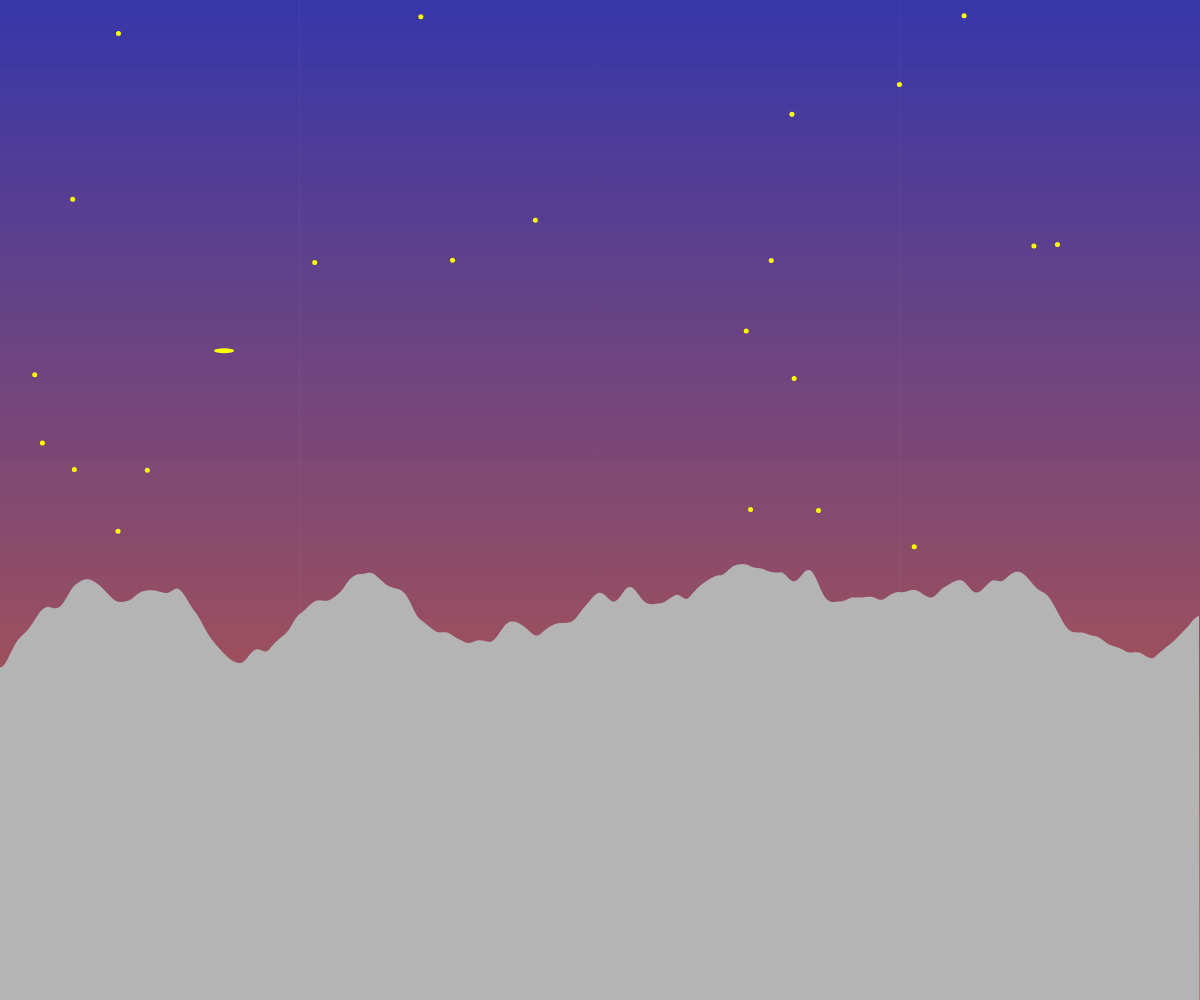
Frame 1 (no input)
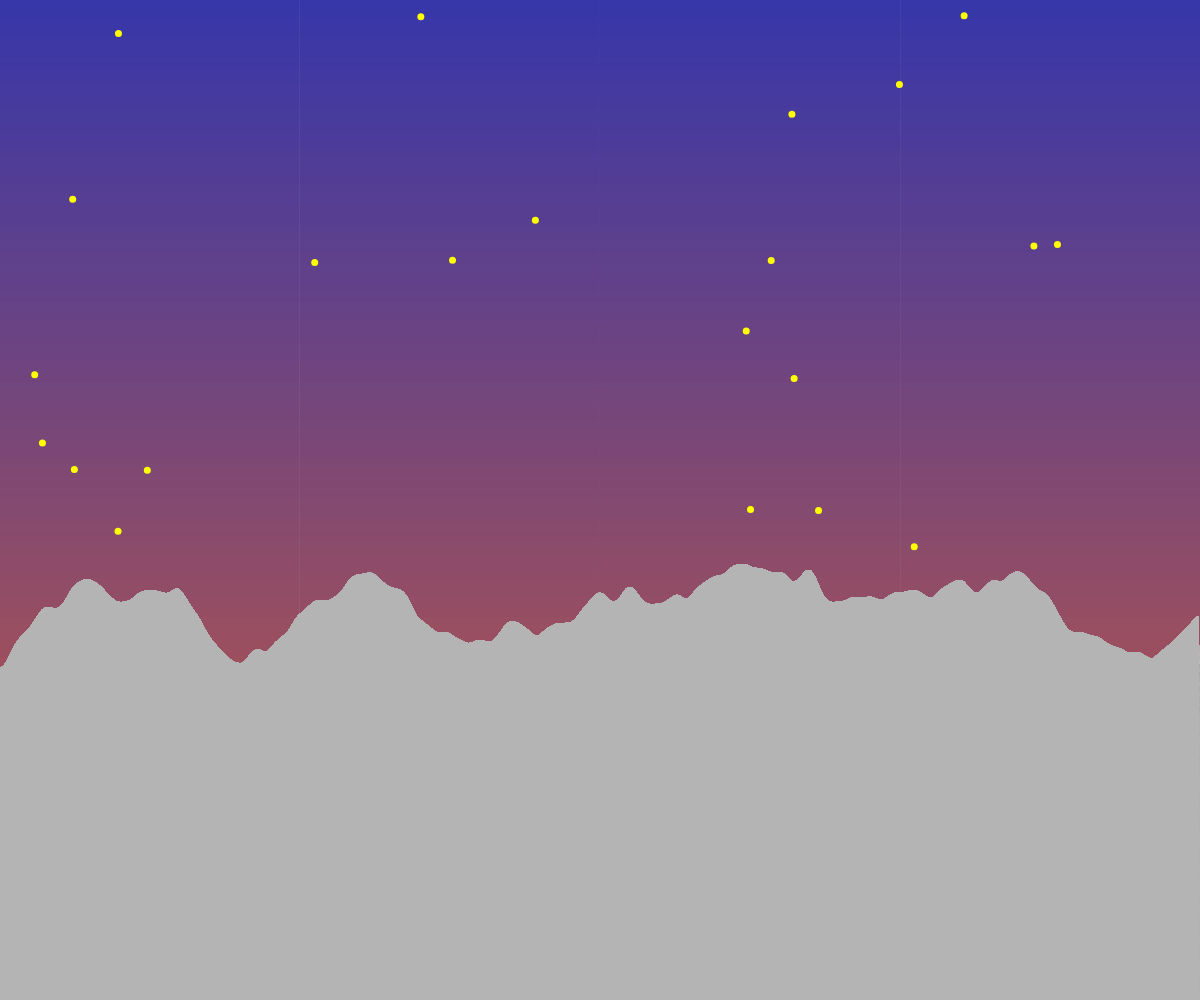
Frame 60 (no input)
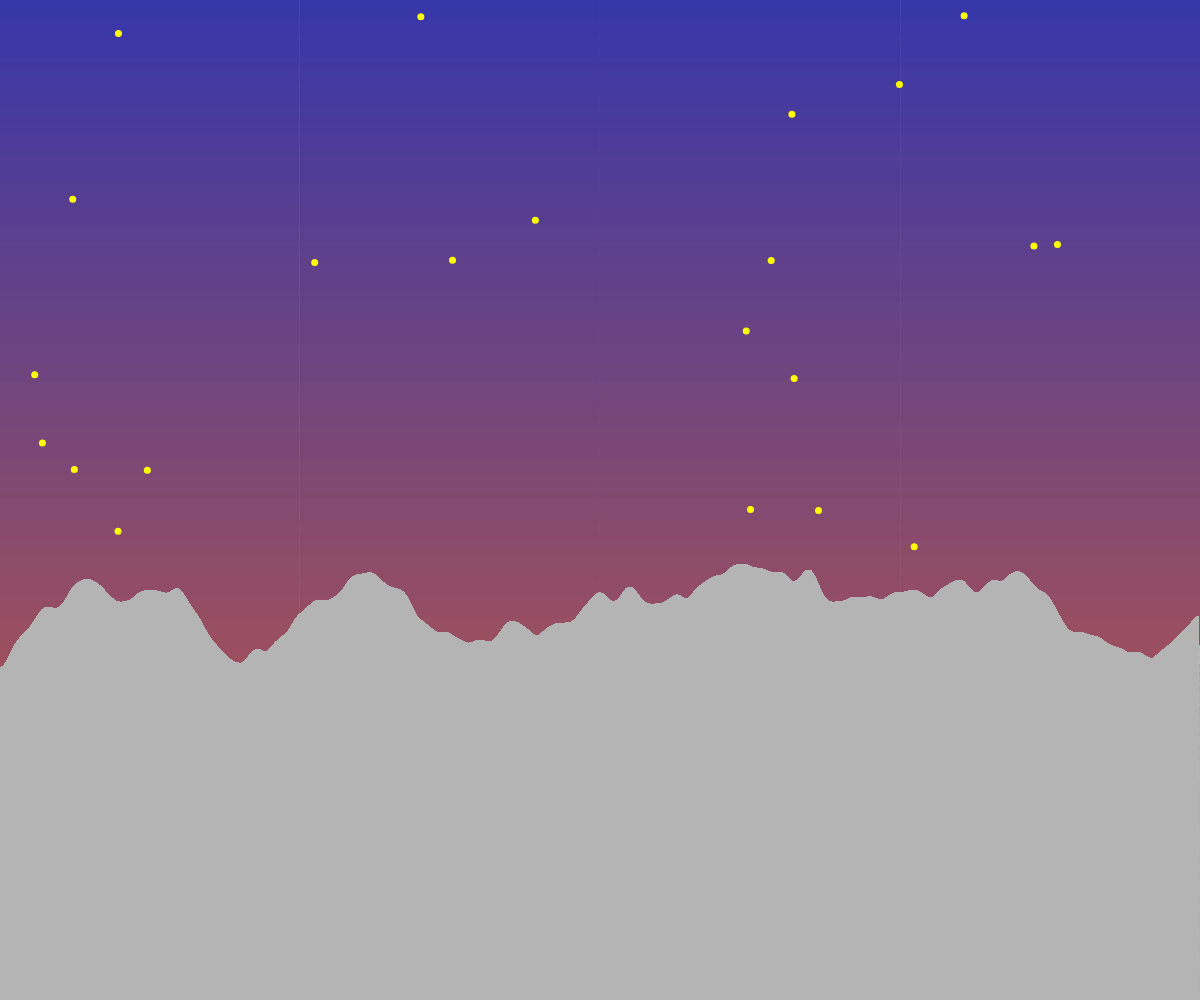
Frame 120 (the mouse pressed at the canvas centre since frame 60)

The p5.js sketch that drew these frames (run headless with seeded random() and noise() and a simulated clock; from frame 60 on, the mouse is pressed at the canvas centre):

// p5.js sketch
// ── sketch.js
var stars = [];
var shootingStar;
var moon;
var drawMode;
var pg;

function setup() {
	pixelDensity(1);
  createCanvas(windowWidth, windowHeight);
  frameRate(60);
  for (var i = 0; i < 100; i++) {
    stars.push(new Star());
  }
  shootingStar = new ShootingStar();
  moon = new Moon();
  pg = createGraphics(windowWidth, windowHeight);
}

function draw() {
  background(220);
  var color1 = color(0, 0, 153);
  var color2 = color(204, 51, 0);
  setGradient(0, 0, windowWidth, windowHeight, color1, color2);

  for (var i = 0; i < 50; i++) {
    stars[i].draw();
  }
  shootingStar.draw();
  moon.draw();
  rotateSky(drawMode);
  drawMountain();
  image(pg, 0, windowHeight/2, 0, 0);
}

function drawMountain(){
  pg.noStroke();//stroke(255);
  pg.fill(180,180,180);
  pg.beginShape();
  for (var x = 0; x < width; x++) {
	var nx = map(x, 0, width, 0, 10);
	var y = (windowHeight/2) * noise(nx);
	pg.vertex(x, y/2);
  }
  pg.vertex(windowWidth, windowHeight);
  pg.vertex(0,windowHeight);
  pg.endShape();
}

function setGradient(x, y, w, h, c1, c2, axis) {
  noFill();
    for (let i = y; i <= y + h; i++) {
      var inter = map(i, y, y + h, 0, 1);
      var c = lerpColor(c1, c2, inter);
      stroke(c);
      line(x, i, x + w, i);
    }  
}

function Star() {
  this.x = random(windowWidth);
  this.y = random(windowHeight + 400) - 400;
  this.w = 5;//windowHeight / 200;
  this.h = 5;//windowHeight / 200;
}

Star.prototype.draw = function() {
  noStroke();
  fill(255, 255, 0);
  ellipse(this.x, this.y, this.w, this.h);
  if (this.w == 5 && frameCount % 5 == 0) {
    this.w = 7;
    this.h = 7;
  } else if(this.w == 7 && frameCount % 5 == 0){
    this.w = 5;
    this.h = 5;
  }
}

function ShootingStar() {
  this.x = random(windowWidth - 200);
  this.y = random(windowHeight - 400);
  this.w = 20;
  this.h = 5;
}

ShootingStar.prototype.draw = function() {
  noStroke();
  fill(255, 255, 0);
  ellipse(this.x, this.y, this.w, this.h);
  if (this.h > 0) {
    this.h -= 0.2;
  }
  this.w += 7;
  this.x += 5;
}

function Moon() {
  this.x = windowWidth / 2;
  if(drawMode == 2){
	this.y = windowHeight/5;
	} 
  else {
	  this.y = windowHeight - windowHeight/3;
	}
  this.w = windowHeight / 10;
  this.h = windowHeight / 10;
}

Moon.prototype.draw = function() {
  noStroke();
  fill(255, 255, 0);
  ellipse(this.x, this.y, this.w, this.h);
  //this.y += 1;
}

function keyPressed() {

  if (keyCode === 32) setup() // 32 = Space
  if (keyCode === 38) drawMode = 2 // 38 = ArrowUp
  if (keyCode === 40) drawMode = 1 // 40 = ArrowDown

}

function rotateSky(drawMode){
	if(drawMode == 2){
		moon.y += 1;
		for (var i = 0; i < 50; i++) {
			stars[i].y += 1;
		}
	}
	else if(drawMode == 1){
		moon.y -= 1;
		for (var i = 0; i < 50; i++) {
			stars[i].y -= 1;
		}
	}
	else {
		// do nothing
	}
}

// ── test.html
<!-- temporaty page for testing purpose only -->

<!DOCTYPE html>
<html>

<head>

  <meta charset="UTF-8">
  <meta http-equiv="X-UA-Compatible" content="IE=edge">
  <meta name="viewport" content="width=device-width, initial-scale=1">
  <title>test page</title>

  <!-- 
    Add your scripts in "/_includes/scripts-sketch/" 
    store them all in the "/js/" folder 
  -->
  
  <script src="../../js/p5.js"></script>
  <script src="../../js/p5.dom.js"></script>
  <script src="sketch.js"></script>

  <style>
  body {
    margin: 0;
    padding: 0;
    overflow: hidden;
  }

  canvas {
    margin: auto;
  }
  </style>

</head>

<body>
  <div id="p5Container" class="canvas-container"></div>
</body>

</html>
